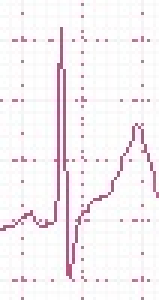
#> input picture data/preprocess/example.jpg, 53 x 100 px (shown 3 times larger)
$ python preprocess.py
#> lines starting #> are read from the running program, lines starting #| are printed output that depends on the picture
# filepath: /mnt/newdisk/dosyalar/Dosyalar/projeler/py/yolov9-bit/data/preprocess/preprocess.py
import cv2
import numpy as np
import os
import matplotlib.pyplot as plt

def colorize_to_ekg(input_img_path, output_img_path=None, color=(204, 105, 255)):
    """
    Colorize an image to look like an EKG with a reddish-pink color.

    Args:
        input_img_path (str): Path to the input image
        output_img_path (str, optional): Path to save the output image. If None, the output will be shown.
        color (tuple): The BGR color value to use (default is reddish-pink)
    """
    # Read the image
    img = cv2.imread(input_img_path)

    if img is None:
        print(f"Error: Could not read image at {input_img_path}")
        return

    # Convert to grayscale
    gray = cv2.cvtColor(img, cv2.COLOR_BGR2GRAY)

    # Create a blank colored image (white background)
    colored = np.ones_like(img) * 255

    # Get a binary mask of the darker parts of the image (adjust threshold as needed)
    _, thresh = cv2.threshold(gray, 200, 255, cv2.THRESH_BINARY_INV)

    # Apply the color to the mask
    colored[thresh > 0] = color

    # Optional: Add some blending to make it look more natural
    alpha = 0.8
    blended = cv2.addWeighted(img, 1-alpha, colored, alpha, 0)

    # Save or display the result
    if output_img_path:
        cv2.imwrite(output_img_path, blended)
        print(f"Colorized image saved to {output_img_path}")
    else:
        cv2.imshow("Colorized EKG", blended)
        cv2.waitKey(0)
        cv2.destroyAllWindows()

    return blended

def preprocess_ekg_image(input_img_path, output_dir=None):
    """
    Apply various preprocessing steps to an EKG image and save the outputs

    Args:
        input_img_path (str): Path to the input image
        output_dir (str, optional): Directory to save the output images. If None, uses the directory of the input image.
    """
#> called with input_img_path = 'data/preprocess/example.jpg', output_dir = 'data/preprocess/preprocessing_results'
    # Read the image
    img = cv2.imread(input_img_path)
#> img is the input picture: shape (100, 53, 3); mean B, G, R 244.4, 241, 246.1

    if img is None:
        print(f"Error: Could not read image at {input_img_path}")
        return

    # Create output directory if needed
    if output_dir is None:
        output_dir = os.path.dirname(input_img_path)
    os.makedirs(output_dir, exist_ok=True)

    base_filename = os.path.splitext(os.path.basename(input_img_path))[0]

    # Save original image
    original_output = os.path.join(output_dir, f"{base_filename}_a_original.jpg")
    cv2.imwrite(original_output, img)
    print(f"Original image saved to {original_output}")

    # Convert to grayscale
    gray = cv2.cvtColor(img, cv2.COLOR_BGR2GRAY)
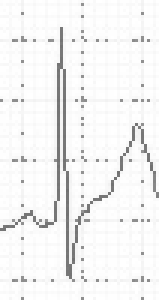
#> gray: shape (100, 53) (shown 3 times larger); min 113, max 255, mean 242.9
    gray_output = os.path.join(output_dir, f"{base_filename}_b_grayscale.jpg")
    cv2.imwrite(gray_output, gray)
    print(f"Grayscale image saved to {gray_output}")

    # Enhance contrast using histogram equalization
    clahe = cv2.createCLAHE(clipLimit=2.0, tileGridSize=(8, 8))
    contrast_enhanced = clahe.apply(gray)
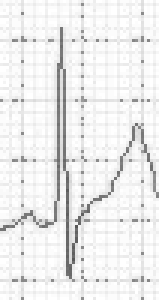
#> contrast_enhanced: shape (100, 53) (shown 3 times larger); min 86, max 255, mean 236.6
    contrast_output = os.path.join(output_dir, f"{base_filename}_c_contrast_enhanced.jpg")
    cv2.imwrite(contrast_output, contrast_enhanced)
    print(f"Contrast enhanced image saved to {contrast_output}")

    # Create a figure to display all preprocessing steps
    plt.figure(figsize=(15, 5))

    plt.subplot(1, 3, 1)
    plt.imshow(cv2.cvtColor(img, cv2.COLOR_BGR2RGB))
    plt.title('(a) Orijinal Görüntü')
    plt.axis('off')

    plt.subplot(1, 3, 2)
    plt.imshow(gray, cmap='gray')
    plt.title('(b) Gri Tonlamalı Görüntü')
    plt.axis('off')

    plt.subplot(1, 3, 3)
    plt.imshow(contrast_enhanced, cmap='gray')
    plt.title('(c) Kontrast İyileştirilmiş Görüntü')
    plt.axis('off')

    plt_output = os.path.join(output_dir, f"{base_filename}_preprocessing_steps.jpg")
    plt.tight_layout()
    plt.savefig(plt_output)
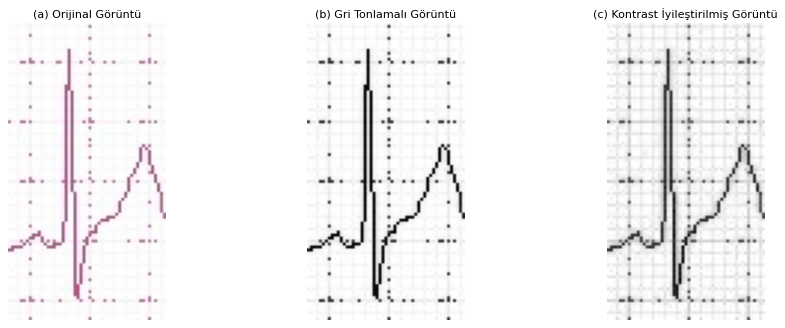
#> figure drawn by matplotlib, 3 panels
    print(f"Visualization of preprocessing steps saved to {plt_output}")

    return {
        'original': img,
        'grayscale': gray,
        'contrast_enhanced': contrast_enhanced
    }

if __name__ == "__main__":
    # Get the directory of this script
    script_dir = os.path.dirname(os.path.abspath(__file__))

    # Set the input and output paths
    input_path = os.path.join(script_dir, "example.jpg")
    output_dir = os.path.join(script_dir, "preprocessing_results")

    # Apply preprocessing steps
    preprocess_ekg_image(input_path, output_dir)

    # Also apply colorization as before
    output_path = os.path.join(script_dir, "example_ekg_colored.jpg")
    ekg_color = (150, 80, 220)  # BGR value for reddish-pink
    colorize_to_ekg(input_path, output_path, ekg_color)
#> in colorize_to_ekg, `_, thresh = cv2.threshold(gray, 200, 255, cv2.THRESH_BINARY_INV)`:
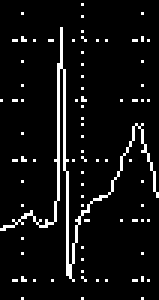
#> thresh: shape (100, 53) (shown 3 times larger); 6.7% white in thin lines or dots
#> in colorize_to_ekg, `blended = cv2.addWeighted(img, 1-alpha, colored, alpha, 0)`:
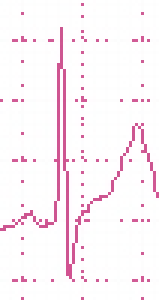
#> blended: shape (100, 53, 3) (shown 3 times larger); mean B, G, R 247.3, 242.9, 251.4
